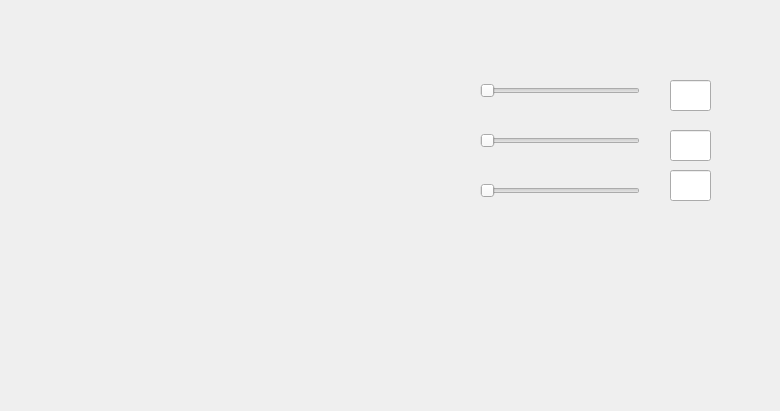
<?xml version="1.0" encoding="UTF-8"?>
<ui version="4.0">
 <class>Form</class>
 <widget class="QWidget" name="Form">
  <property name="geometry">
   <rect>
    <x>0</x>
    <y>0</y>
    <width>780</width>
    <height>411</height>
   </rect>
  </property>
  <property name="windowTitle">
   <string>Form</string>
  </property>
  <widget class="QSlider" name="horizontalSlider">
   <property name="geometry">
    <rect>
     <x>480</x>
     <y>80</y>
     <width>160</width>
     <height>22</height>
    </rect>
   </property>
   <property name="orientation">
    <enum>Qt::Horizontal</enum>
   </property>
  </widget>
  <widget class="QSlider" name="horizontalSlider_2">
   <property name="geometry">
    <rect>
     <x>480</x>
     <y>130</y>
     <width>160</width>
     <height>22</height>
    </rect>
   </property>
   <property name="orientation">
    <enum>Qt::Horizontal</enum>
   </property>
  </widget>
  <widget class="QSlider" name="horizontalSlider_3">
   <property name="geometry">
    <rect>
     <x>480</x>
     <y>180</y>
     <width>160</width>
     <height>22</height>
    </rect>
   </property>
   <property name="orientation">
    <enum>Qt::Horizontal</enum>
   </property>
  </widget>
  <widget class="QLineEdit" name="lineEdit">
   <property name="geometry">
    <rect>
     <x>670</x>
     <y>80</y>
     <width>41</width>
     <height>31</height>
    </rect>
   </property>
  </widget>
  <widget class="QLineEdit" name="lineEdit_2">
   <property name="geometry">
    <rect>
     <x>670</x>
     <y>130</y>
     <width>41</width>
     <height>31</height>
    </rect>
   </property>
  </widget>
  <widget class="QLineEdit" name="lineEdit_3">
   <property name="geometry">
    <rect>
     <x>670</x>
     <y>170</y>
     <width>41</width>
     <height>31</height>
    </rect>
   </property>
  </widget>
 </widget>
 <resources/>
 <connections/>
</ui>
